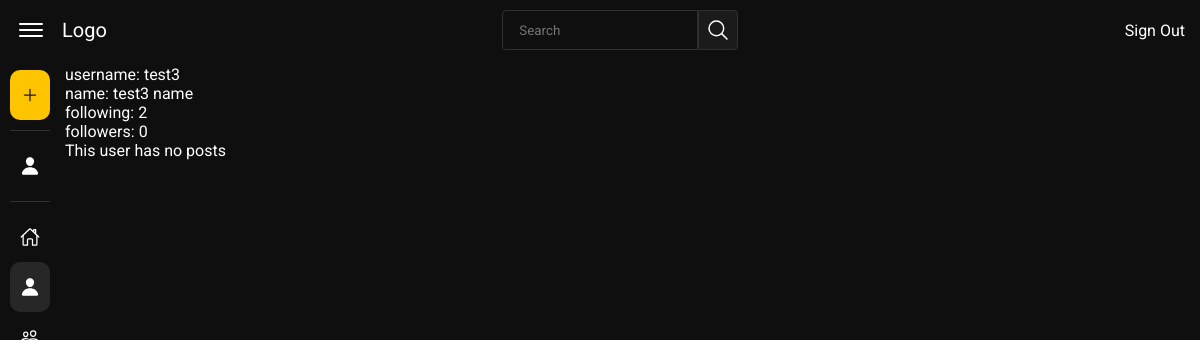
The page /user/test3 (signed in) on the database as committed earlier.
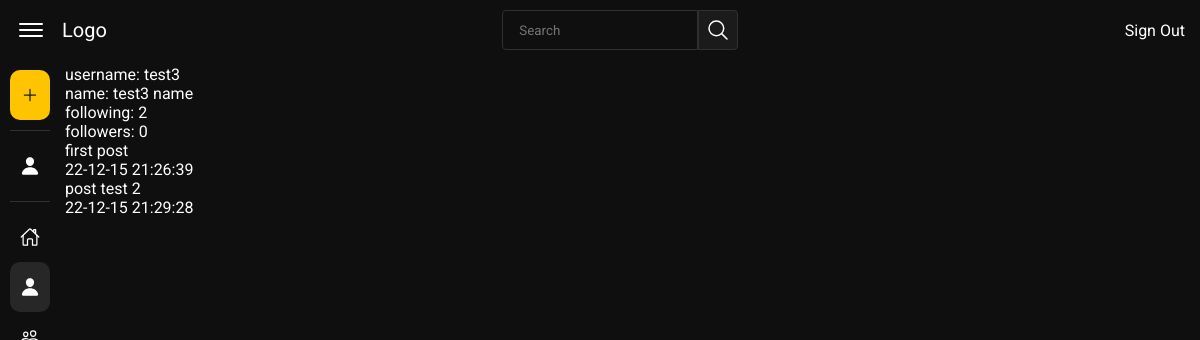
The same page on the database as committed later.
### tables this page shows
CREATE TABLE "users" (
	"id"	INTEGER NOT NULL UNIQUE,
	"username"	TEXT NOT NULL UNIQUE,
	"name"	TEXT NOT NULL,
	"password_hash"	TEXT NOT NULL,
	"follower_count"	INTEGER NOT NULL DEFAULT 0,
	"following_count"	INTEGER NOT NULL DEFAULT 0,
	PRIMARY KEY("id")
);

CREATE TABLE "posts" (
	"id"	INTEGER NOT NULL UNIQUE,
	"user_id"	INTEGER NOT NULL,
	"post"	TEXT NOT NULL,
	"date"	TEXT NOT NULL,
	PRIMARY KEY("id" AUTOINCREMENT)
);

### app.py (the view)
@app.route("/user/<username>")
@login_required
def user(username):
    userInfo = db.execute("SELECT id, username, name, follower_count, following_count FROM users WHERE username LIKE ?", username)
    if not userInfo:
        flash("User does not exist")
        return redirect("/")
    userPosts = db.execute("SELECT * FROM posts WHERE user_id = ?", userInfo[0]['id'])
    if username == session["username"]:
        isUsersAccount = True
        isFollowing = None
    else:
        isUsersAccount = False
        if db.execute("SELECT * FROM following WHERE user_id = ? AND follower_id = ?", userInfo[0]['id'], session['user_id']) :
            isFollowing = True
        else:
            isFollowing = False
    return render_template("user.html", userInfo=userInfo[0], userPosts=userPosts, isUsersAccount=isUsersAccount, isFollowing=isFollowing)

### functions.py (called while the page is built)
def login_required(f):
    @wraps(f)
    def decorated_function(*args, **kwargs):
        if session.get("user_id") is None:
            return redirect("/")
        return f(*args, **kwargs)
    return decorated_function

### templates/user.html (shortened to what this page needs)
{% extends "layout.html" %}
{% block main %}
    <p>username: {{ userInfo['username'] }}</p>
    <p>name: {{ userInfo['name'] }}</p>
    <p>following: {{ userInfo['following_count']}}</p>
    <p>followers: {{ userInfo['follower_count'] }}</p>
    {% if userPosts %}
        {% for posts in userPosts %}
            <p>{{ posts.post }}</p>
            <p>{{ posts.date }}</p>
        {% endfor %}
    {% else %}
        <p> This user has no posts</p>
    {% endif %}
{% endblock main %}

### templates/layout.html (shortened to what this page needs)
<!DOCTYPE html>
<html lang="en">
<head>
    <link rel="stylesheet" href="/static/styles.css">
</head>
<body>
    <nav class="nav-bar">
        <div class="nav-buttons-wrapper">
            <button class="menu-button">
                <ion-icon class="menu-button-icon" name="menu-outline"></ion-icon></ion-icon>
            </button>
            <a class="logo" href="/">Logo</a>
        </div>
        <div class="search-bar-wrapper">
            <form class="search-bar" action="/search" method="get">
                <input class="search-box" type="search" autocomplete="off" name="search" placeholder="Search">
                <button class="search-button" type="submit">
                    <ion-icon class="search-icon" name="search-outline"></ion-icon>
                </button>
            </form>
        </div>
        <div class="login-options">
            {% if session["user_id"] %}
                <a class="login-options-button" href="/signout">Sign Out</a>
            {% else %}
                <a class="login-options-button" id="sign-in" href="#">Sign in</a>
                <a class="login-options-button" id="register" href="#">Register</a>
            {% endif %}
        </div>
    </nav>
    <div class="nav-side">
        <div class="post-button-wrapper">
            <a class="post-button" id="post-button" href="/post">
                <span class="post-button-icon"><ion-icon name="add-outline"></ion-icon></span>
            </a>
        </div>
        {% if session["user_id"] %}
            <div class="account-info-wrapper">
                <a class="account-info-button" href="/user/{{ session['username'] }}">
                    <span class="side-nav-icon"><ion-icon name="person"></ion-icon></span>
                </a>
            </div>
        {% endif %}
        <div class="side-nav-button-wrapper">
            <a class="side-nav-button {% if homeActive %} active-button {% endif %}" href="/">
                <span class="side-nav-icon"><ion-icon name="{% if homeActive %}home{% else %}home-outline{% endif %}"></ion-icon></span>
            </a>
            {% if session["user_id"] %}
                <a class="side-nav-button {% if isUsersAccount %} active-button {% endif %}" href="/user/{{ session['username'] }}">
                    <span class="side-nav-icon"><ion-icon name="{% if isUsersAccount %}person{% else %}person-outline{% endif %}"></ion-icon></span>
                </a>
                <a class="side-nav-button {% if friendsActive %}active-button{% endif %}" href="/friends">
                    <span class="side-nav-icon"><ion-icon name="{% if friendsActive %}people{% else %}people-outline{% endif %}"></ion-icon></span>
                </a>
            {% endif %}
        </div>
    </div>
    <main>
        {% block main %}{% endblock main %}
    </main>
</body>
</html>

### static/styles.css (style rules this page uses)
:root { --gray1: #0f0f0f; --gray2: #1b1b1b; --gray3: #272727; --gray4: #303030; --gray5: #a0a0a0; --yellow-accent: #ffc400; --yellow-highlight: #ffd23b; }
* { margin: 0; padding: 0; box-sizing: border-box; font-family: 'Roboto', sans-serif; }
body { display: grid; grid-template-rows: 60px auto; grid-template-columns: 60px auto; grid-template-areas: "navbar navbar" "sidebar main"; height: 100%; background-color: var(--gray1); color: white; }
.nav-bar { grid-area: navbar; display: flex; justify-content: space-between; align-items: center; height: 60px; }
.nav-buttons-wrapper { display: flex; flex-direction: row; align-items: center; padding: 10px; }
.menu-button { display: flex; justify-content: center; align-items: center; background-color: var(--gray1); color: white; cursor: pointer; border-radius: 40px; border: none; font-size: 2rem; padding: 5px; transition: 0.3s; }
.logo { color: white; font-size: 20px; text-decoration: none; padding: 0px 10px 0px 10px; }
.search-bar-wrapper { display: flex; justify-content: space-between; align-items: center; margin: 0px 10px 0px 10px; }
.search-bar { display: flex; align-items: center; height: 40px; width: 100%; }
.search-box { height: 100%; width: 100%; background-color: var(--gray1); color: white; border: 1px solid var(--gray4); border-radius: 4px 0px 0px 4px; padding: 0px 16px 0px 16px ; margin: 0px 0px 0px 4px; }
.search-button { display: flex; justify-content: center; align-items: center; height: 100%; width: 50px; background-color: var(--gray2); color: white; border: 1px solid var(--gray4); border-radius: 0px 4px 4px 0px; font-size: 1.5rem; cursor: pointer; }
.login-options { padding: 10px; }
.login-options-button { color: white; text-decoration: none; padding: 5px; transition: 0.1s; }
.nav-side { grid-area: sidebar; display: flex; flex-direction: column; justify-content: space-between; align-items: center; }
.post-button-wrapper { padding: 10px 0px 10px 0px; border-bottom: 1px solid #303030; }
.post-button { display: flex; align-items: center; height: 50px; width: 40px; background-color: var(--yellow-accent); color: var(--gray2); font-size: 1.25rem; text-decoration: none; border-radius: 10px; }
.post-button-icon { display: flex; justify-self: center; align-items: center; padding: 10px; }
.account-info-wrapper { padding: 10px 0px 10px 0px; border-bottom: 1px solid #303030; }
.account-info-button { display: flex; align-items: center; height: 50px; width: 40px; color: white; font-size: 1.25rem; text-decoration: none; border-radius: 10px; }
.side-nav-button-wrapper { padding-top: 10px; }
.side-nav-button { display: flex; align-items: center; height: 50px; width: 40px; color: white; font-size: 1.25rem; text-decoration: none; border-radius: 10px; }
.active-button { background-color: var(--gray3); }
.side-nav-icon { display: flex; justify-self: center; align-items: center; padding: 10px; }
main { grid-area: main; padding: 5px; }

Rows that differ between the two databases and show on the page:
added posts: post "first post", date "22-12-15 21:26:39"
added posts: post "post test 2", date "22-12-15 21:29:28"
Other text that changed with them:
text no longer shown: "This user has no posts"
